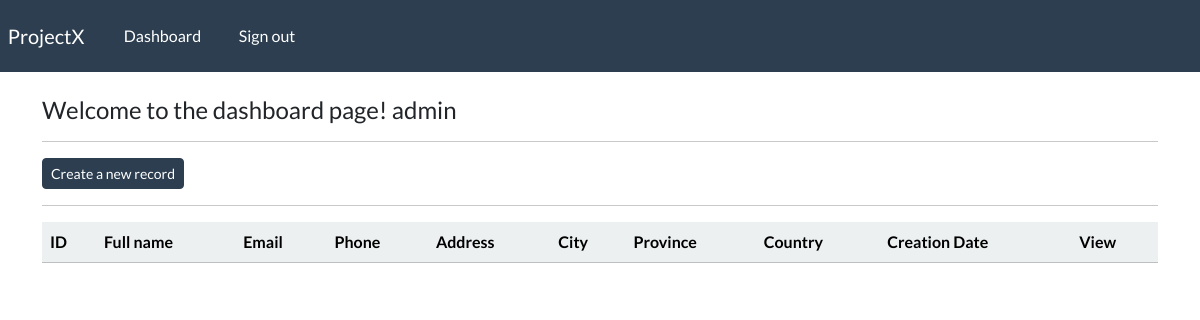
Page /dashboard (signed in) on the earlier database version.
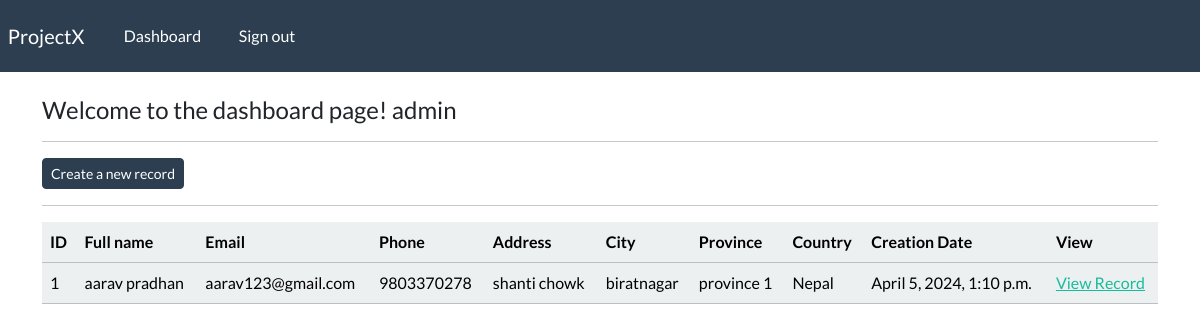
Same page on the later database version.
### webapp/models.py (models this page shows, shortened)
class Record(models.Model):
    creation_date = models.DateTimeField(auto_now_add = True)
    first_name = models.CharField(max_length = 100)
    last_name = models.CharField(max_length = 100)
    email = models.CharField(max_length= 255)
    phone = models.CharField(max_length=20)
    address = models.CharField(max_length=300)
    city = models.CharField(max_length = 255)
    province = models.CharField(max_length = 255)
    country = models.CharField(max_length = 255)

### webapp/views.py (the view)
# urls.py: path('dashboard', views.dashboard, name='dashboard'),
@login_required(login_url='my-login')
def dashboard(request):
    my_records = Record.objects.all()
    context = {'records' : my_records}
    return render(request, 'webapp/dashboard.html', context= context)

### webapp/templates/webapp/dashboard.html
{% extends 'webapp/base.html' %}
{% block content %}
<h4>Welcome to the dashboard page! {{ user }}</h4>
<hr>
<a class=" btn btn-primary btn-sm" href="{% url 'create-record' %}">
    Create a new record
</a>
<hr>
<table class=" table table-light table-hover">
    <thead class=" table-light">
        <tr>
            <th scope="col"> ID</th>
            <th scope="col"> Full name</th>
            <th scope="col"> Email </th>
            <th scope="col"> Phone</th>
            <th scope="col"> Address</th>
            <th scope="col"> City </th>
            <th scope="col"> Province</th>
            <th scope="col"> Country</th>
            <th scope="col"> Creation Date</th>
            <th scope="col">View</th>
        </tr>
    </thead>
    <tbody>
        {% if records %}
        {% for record in records %}
        <tr>
            <td>{{ record.id}}</td>
            <td>{{ record.first_name}} {{ record.last_name}}</td>
            <td>{{ record.email }}</td>
            <td>{{ record.phone}}</td>
            <td>{{ record.address}}</td>
            <td>{{ record.city}}</td>
            <td>{{ record.province}}</td>
            <td>{{ record.country}}</td>
            <td>{{ record.creation_date}}</td>
            <td><a href="{% url 'record' record.id %}">View Record</a></td>
        </tr>
        {% endfor %}
        {% endif %}
    </tbody>
</table>
{% endblock %}

Differences in the rows shown:
added Record: id "1", first_name "aarav", last_name "pradhan", email "aarav123@gmail.com", phone "9803370278", address "shanti chowk", city "biratnagar", province "province 1", country "Nepal", creation_date "April 5, 2024, 1:10 p.m."
